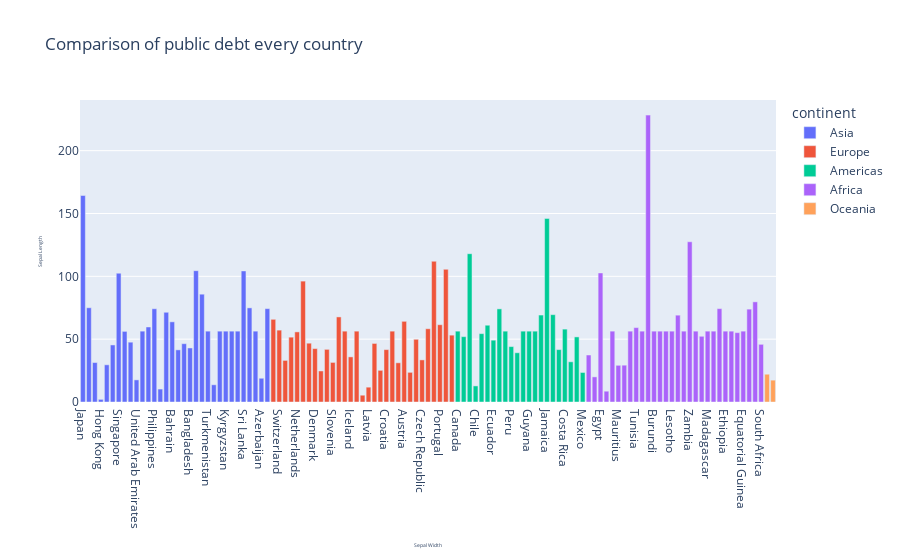

The code cell stored with this chart in its notebook:
### Markdown cell above
* Visualisasi Bar Chart

### Code cell
fig = px.bar(df, x='Country', y=' Public debt', color='continent', title="Comparison of public debt every country")

fig.update_layout(xaxis=dict(title=dict(text="Sepal Width", font=dict(size=5))),
                  yaxis=dict(title=dict(text="Sepal Length", font=dict(size=5))))

fig.show()

### Figure 1 — Plotly figure (JSON) as saved in the notebook; plotly's stock layout.template omitted (floating-point values rounded to 4 significant figures)
{"data": [{"alignmentgroup": "True", "hovertemplate": "continent=Asia<br>Country=%{x}<br> Public debt=%{y}<extra></extra>", "legendgroup": "Asia", "marker": {"color": "#636efa", "pattern": {"shape": ""}}, "name": "Asia", "offsetgroup": "Asia", "orientation": "v", "showlegend": true, "textposition": "auto", "type": "bar", "x": ["Japan", "Saudi Arabia", "China", "Hong Kong", "Kuwait", "Malaysia", "Singapore", "Indonesia", "Thailand", "United Arab Emirates", "Qatar", "India", "Philippines", "Oman", "Pakistan", "Bahrain", "Uzbekistan", "Yemen", "Bangladesh", "Israel", "Jordan", "Turkmenistan", "Kazakhstan", "Tajikistan", "Kyrgyzstan", "Armenia", "Cambodia", "Sri Lanka", "Cyprus", "Georgia", "Azerbaijan", "Turkey"], "xaxis": "x", "y": [164.3, 75, 31.4, 2.1, 29.6, 45.4, 102.5, 56.2, 47.6, 17.6, 56.38, 59.7, 74.2, 10.3, 71.4, 63.8, 41.5, 46.4, 43, 104.5, 85.8, 56.38, 13.7, 56.38, 56.38, 56.38, 56.38, 104.3, 74.9, 56.38, 18.9, 74.3], "yaxis": "y"}, {"alignmentgroup": "True", "hovertemplate": "continent=Europe<br>Country=%{x}<br> Public debt=%{y}<extra></extra>", "legendgroup": "Europe", "marker": {"color": "#EF553B", "pattern": {"shape": ""}}, "name": "Europe", "offsetgroup": "Europe", "orientation": "v", "showlegend": true, "textposition": "auto", "type": "bar", "x": ["Germany", "Switzerland", "Norway", "Sweden", "Netherlands", "Belgium", "Finland", "Denmark", "Ukraine", "Bulgaria", "Slovenia", "France", "Albania", "Iceland", "Belarus", "Estonia", "Latvia", "Slovakia", "Lithuania", "Croatia", "Bosnia and Herzegovina", "Ireland", "Austria", "Romania", "Poland", "Czech Republic", "Hungary", "Greece", "Portugal", "Italy", "Spain"], "xaxis": "x", "y": [65.8, 57.2, 33.1, 51.6, 55.8, 96.2, 46.8, 42.5, 24.7, 41.9, 31.5, 67.7, 56.38, 35.9, 56.38, 5.4, 11.8, 46.6, 25.2, 41.7, 56.38, 31.2, 64.2, 23.6, 49.9, 33.5, 58.3, 112, 61.5, 105.6, 53.2], "yaxis": "y"}, {"alignmentgroup": "True", "hovertemplate": "continent=Americas<br>Country=%{x}<br> Public debt=%{y}<extra></extra>", "legendgroup": "Americas", "marker": {"color": "#00cc96", "pattern": {"shape": ""}}, "name": "Americas", "offsetgroup": "Americas", "orientation": "v", "showlegend": true, "textposition": "auto", "type": "bar", "x": ["Canada", "Brazil", "Argentina", "Chile", "Trinidad and Tobago", "Dominican Republic", "Ecuador", "Honduras", "Uruguay", "Peru", "Paraguay", "Belize", "Guyana", "Cuba", "Panama", "Jamaica", "Nicaragua", "El Salvador", "Costa Rica", "Guatemala", "Colombia", "Mexico"], "xaxis": "x", "y": [56.38, 52, 118, 12.8, 54.4, 61.1, 49.2, 74.1, 56.38, 44.1, 39.2, 56.38, 56.38, 56.38, 69.2, 146.1, 69.5, 41.7, 58, 32, 51.8, 23.5], "yaxis": "y"}, {"alignmentgroup": "True", "hovertemplate": "continent=Africa<br>Country=%{x}<br> Public debt=%{y}<extra></extra>", "legendgroup": "Africa", "marker": {"color": "#ab63fa", "pattern": {"shape": ""}}, "name": "Africa", "offsetgroup": "Africa", "orientation": "v", "showlegend": true, "textposition": "auto", "type": "bar", "x": ["Algeria", "Nigeria", "Egypt", "Botswana", "Chad", "Mauritius", "Gabon", "Ghana", "Tunisia", "Angola", "Malawi", "Burundi", "Swaziland", "Mozambique", "Lesotho", "Cameroon", "Benin", "Zambia", "Rwanda", "Zimbabwe", "Madagascar", "Guinea", "Kenya", "Ethiopia", "Burkina Faso", "Senegal", "Equatorial Guinea", "Uganda", "Sudan", "South Africa"], "xaxis": "x", "y": [37.4, 20, 102.7, 8.6, 56.38, 29.2, 29.3, 56.38, 59.2, 56.38, 228.3, 56.38, 56.38, 56.38, 56.38, 69.1, 56.38, 127.5, 56.38, 52.3, 56.38, 56.38, 74.3, 56.38, 56.38, 55.2, 56.38, 73.9, 79.7, 45.9], "yaxis": "y"}, {"alignmentgroup": "True", "hovertemplate": "continent=Oceania<br>Country=%{x}<br> Public debt=%{y}<extra></extra>", "legendgroup": "Oceania", "marker": {"color": "#FFA15A", "pattern": {"shape": ""}}, "name": "Oceania", "offsetgroup": "Oceania", "orientation": "v", "showlegend": true, "textposition": "auto", "type": "bar", "x": ["New Zealand", "Australia"], "xaxis": "x", "y": [22.1, 17.4], "yaxis": "y"}], "layout": {"barmode": "relative", "legend": {"title": {"text": "continent"}, "tracegroupgap": 0}, "title": {"text": "Comparison of public debt every country"}, "xaxis": {"anchor": "y", "domain": [0, 1], "title": {"font": {"size": 5}, "text": "Sepal Width"}}, "yaxis": {"anchor": "x", "domain": [0, 1], "title": {"font": {"size": 5}, "text": "Sepal Length"}}}}
